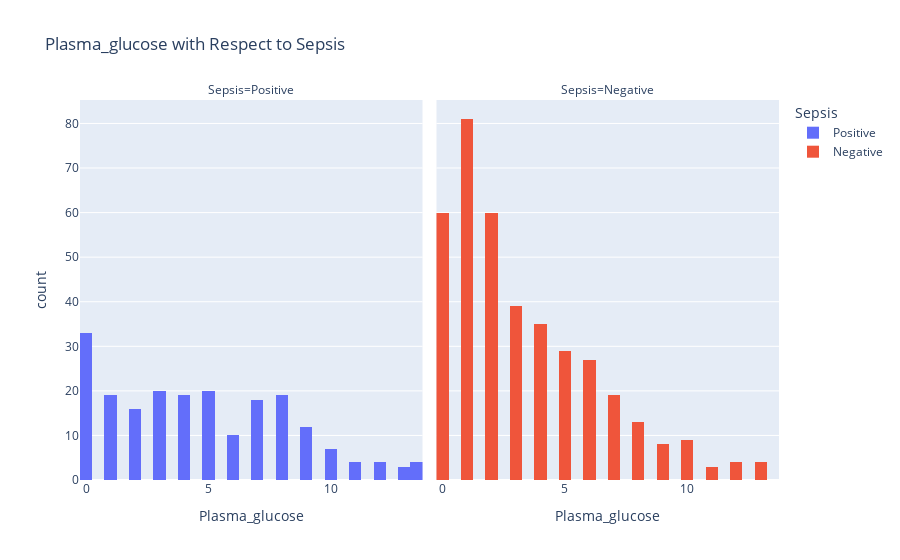
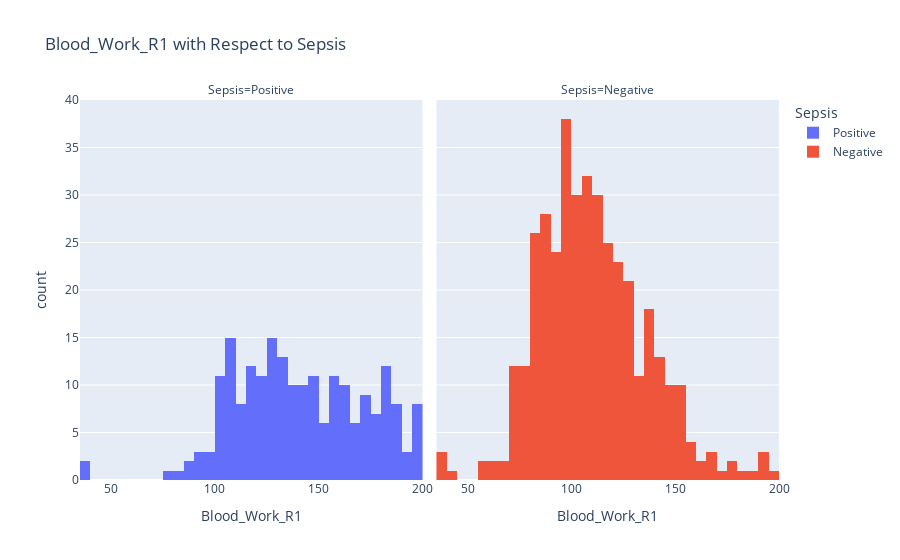
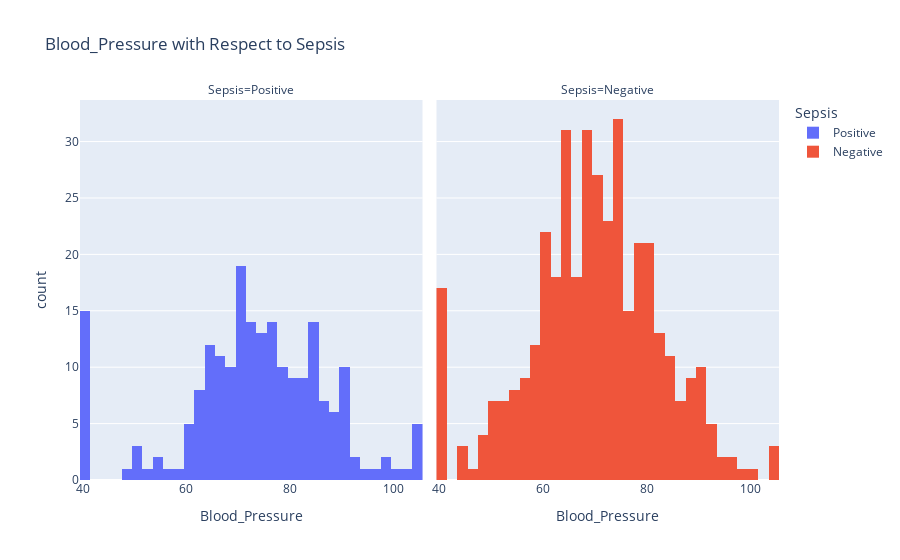
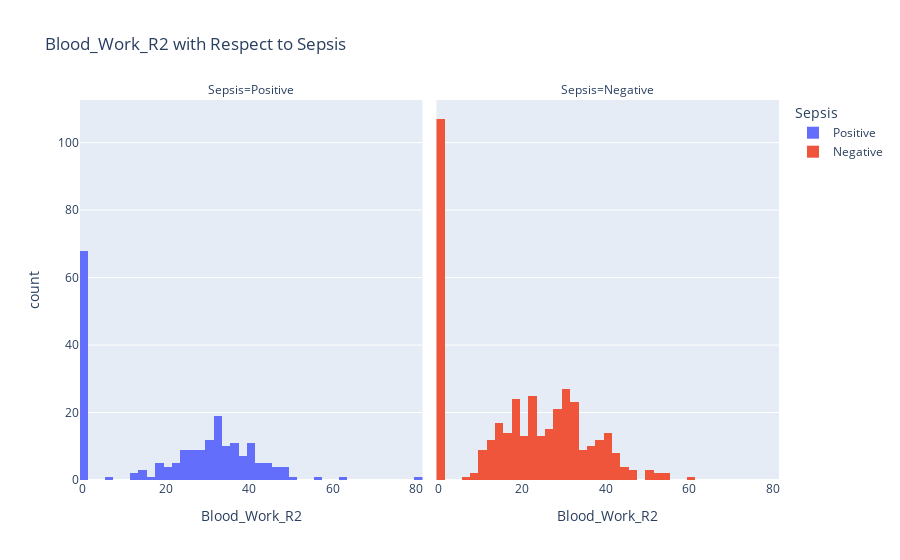

The notebook cell these images were saved under, in order:
### Markdown cell above
#### 5.2.3 visualization of count of other features against sepsis
- Here, we want varify how other features varies in terms of count with respect to the target feature

### Code cell
def create_histograms(data_frame, column_name):
    fig_3 = px.histogram(
        data_frame=data_frame,
        x=column_name,
        color="Sepsis",
        facet_col="Sepsis",
        nbins=50,
        title=f"{column_name} with Respect to Sepsis"
    )
    fig_3.show()

# Assuming your DataFrame is named 'train'
excluded_columns = ["Sepsis", "ID"]  # List of columns to exclude

for column in train.columns:
    if column not in excluded_columns:
        create_histograms(train, column)

### Figure 1 — Plotly figure (JSON) as saved in the notebook; plotly's stock layout.template omitted (floating-point values rounded to 4 significant figures; data arrays with more than 128 entries replaced by an {"elided": "..."} marker saying what was removed)
{"data": [{"alignmentgroup": "True", "bingroup": "x", "hovertemplate": "Sepsis=Positive<br>Plasma_glucose=%{x}<br>count=%{y}<extra></extra>", "legendgroup": "Positive", "marker": {"color": "#636efa", "pattern": {"shape": ""}}, "name": "Positive", "nbinsx": 50, "offsetgroup": "Positive", "orientation": "v", "showlegend": true, "type": "histogram", "x": {"elided": "208 float values"}, "xaxis": "x", "yaxis": "y"}, {"alignmentgroup": "True", "bingroup": "x", "hovertemplate": "Sepsis=Negative<br>Plasma_glucose=%{x}<br>count=%{y}<extra></extra>", "legendgroup": "Negative", "marker": {"color": "#EF553B", "pattern": {"shape": ""}}, "name": "Negative", "nbinsx": 50, "offsetgroup": "Negative", "orientation": "v", "showlegend": true, "type": "histogram", "x": {"elided": "391 int values"}, "xaxis": "x2", "yaxis": "y2"}], "layout": {"annotations": [{"font": {}, "showarrow": false, "text": "Sepsis=Positive", "x": 0.245, "xanchor": "center", "xref": "paper", "y": 1, "yanchor": "bottom", "yref": "paper"}, {"font": {}, "showarrow": false, "text": "Sepsis=Negative", "x": 0.755, "xanchor": "center", "xref": "paper", "y": 1, "yanchor": "bottom", "yref": "paper"}], "barmode": "relative", "legend": {"title": {"text": "Sepsis"}, "tracegroupgap": 0}, "title": {"text": "Plasma_glucose with Respect to Sepsis"}, "xaxis": {"anchor": "y", "domain": [0, 0.49], "title": {"text": "Plasma_glucose"}}, "xaxis2": {"anchor": "y2", "domain": [0.51, 1], "matches": "x", "title": {"text": "Plasma_glucose"}}, "yaxis": {"anchor": "x", "domain": [0, 1], "title": {"text": "count"}}, "yaxis2": {"anchor": "x2", "domain": [0, 1], "matches": "y", "showticklabels": false}}}

### Figure 2 — Plotly figure (JSON) as saved in the notebook; plotly's stock layout.template omitted (floating-point values rounded to 4 significant figures; data arrays with more than 128 entries replaced by an {"elided": "..."} marker saying what was removed)
{"data": [{"alignmentgroup": "True", "bingroup": "x", "hovertemplate": "Sepsis=Positive<br>Blood_Work_R1=%{x}<br>count=%{y}<extra></extra>", "legendgroup": "Positive", "marker": {"color": "#636efa", "pattern": {"shape": ""}}, "name": "Positive", "nbinsx": 50, "offsetgroup": "Positive", "orientation": "v", "showlegend": true, "type": "histogram", "x": {"elided": "208 float values"}, "xaxis": "x", "yaxis": "y"}, {"alignmentgroup": "True", "bingroup": "x", "hovertemplate": "Sepsis=Negative<br>Blood_Work_R1=%{x}<br>count=%{y}<extra></extra>", "legendgroup": "Negative", "marker": {"color": "#EF553B", "pattern": {"shape": ""}}, "name": "Negative", "nbinsx": 50, "offsetgroup": "Negative", "orientation": "v", "showlegend": true, "type": "histogram", "x": {"elided": "391 float values"}, "xaxis": "x2", "yaxis": "y2"}], "layout": {"annotations": [{"font": {}, "showarrow": false, "text": "Sepsis=Positive", "x": 0.245, "xanchor": "center", "xref": "paper", "y": 1, "yanchor": "bottom", "yref": "paper"}, {"font": {}, "showarrow": false, "text": "Sepsis=Negative", "x": 0.755, "xanchor": "center", "xref": "paper", "y": 1, "yanchor": "bottom", "yref": "paper"}], "barmode": "relative", "legend": {"title": {"text": "Sepsis"}, "tracegroupgap": 0}, "title": {"text": "Blood_Work_R1 with Respect to Sepsis"}, "xaxis": {"anchor": "y", "domain": [0, 0.49], "title": {"text": "Blood_Work_R1"}}, "xaxis2": {"anchor": "y2", "domain": [0.51, 1], "matches": "x", "title": {"text": "Blood_Work_R1"}}, "yaxis": {"anchor": "x", "domain": [0, 1], "title": {"text": "count"}}, "yaxis2": {"anchor": "x2", "domain": [0, 1], "matches": "y", "showticklabels": false}}}

### Figure 3 — Plotly figure (JSON) as saved in the notebook; plotly's stock layout.template omitted (floating-point values rounded to 4 significant figures; data arrays with more than 128 entries replaced by an {"elided": "..."} marker saying what was removed)
{"data": [{"alignmentgroup": "True", "bingroup": "x", "hovertemplate": "Sepsis=Positive<br>Blood_Pressure=%{x}<br>count=%{y}<extra></extra>", "legendgroup": "Positive", "marker": {"color": "#636efa", "pattern": {"shape": ""}}, "name": "Positive", "nbinsx": 50, "offsetgroup": "Positive", "orientation": "v", "showlegend": true, "type": "histogram", "x": {"elided": "208 int values"}, "xaxis": "x", "yaxis": "y"}, {"alignmentgroup": "True", "bingroup": "x", "hovertemplate": "Sepsis=Negative<br>Blood_Pressure=%{x}<br>count=%{y}<extra></extra>", "legendgroup": "Negative", "marker": {"color": "#EF553B", "pattern": {"shape": ""}}, "name": "Negative", "nbinsx": 50, "offsetgroup": "Negative", "orientation": "v", "showlegend": true, "type": "histogram", "x": {"elided": "391 int values"}, "xaxis": "x2", "yaxis": "y2"}], "layout": {"annotations": [{"font": {}, "showarrow": false, "text": "Sepsis=Positive", "x": 0.245, "xanchor": "center", "xref": "paper", "y": 1, "yanchor": "bottom", "yref": "paper"}, {"font": {}, "showarrow": false, "text": "Sepsis=Negative", "x": 0.755, "xanchor": "center", "xref": "paper", "y": 1, "yanchor": "bottom", "yref": "paper"}], "barmode": "relative", "legend": {"title": {"text": "Sepsis"}, "tracegroupgap": 0}, "title": {"text": "Blood_Pressure with Respect to Sepsis"}, "xaxis": {"anchor": "y", "domain": [0, 0.49], "title": {"text": "Blood_Pressure"}}, "xaxis2": {"anchor": "y2", "domain": [0.51, 1], "matches": "x", "title": {"text": "Blood_Pressure"}}, "yaxis": {"anchor": "x", "domain": [0, 1], "title": {"text": "count"}}, "yaxis2": {"anchor": "x2", "domain": [0, 1], "matches": "y", "showticklabels": false}}}

### Figure 4 — Plotly figure (JSON) as saved in the notebook; plotly's stock layout.template omitted (floating-point values rounded to 4 significant figures; data arrays with more than 128 entries replaced by an {"elided": "..."} marker saying what was removed)
{"data": [{"alignmentgroup": "True", "bingroup": "x", "hovertemplate": "Sepsis=Positive<br>Blood_Work_R2=%{x}<br>count=%{y}<extra></extra>", "legendgroup": "Positive", "marker": {"color": "#636efa", "pattern": {"shape": ""}}, "name": "Positive", "nbinsx": 50, "offsetgroup": "Positive", "orientation": "v", "showlegend": true, "type": "histogram", "x": {"elided": "208 int values"}, "xaxis": "x", "yaxis": "y"}, {"alignmentgroup": "True", "bingroup": "x", "hovertemplate": "Sepsis=Negative<br>Blood_Work_R2=%{x}<br>count=%{y}<extra></extra>", "legendgroup": "Negative", "marker": {"color": "#EF553B", "pattern": {"shape": ""}}, "name": "Negative", "nbinsx": 50, "offsetgroup": "Negative", "orientation": "v", "showlegend": true, "type": "histogram", "x": {"elided": "391 int values"}, "xaxis": "x2", "yaxis": "y2"}], "layout": {"annotations": [{"font": {}, "showarrow": false, "text": "Sepsis=Positive", "x": 0.245, "xanchor": "center", "xref": "paper", "y": 1, "yanchor": "bottom", "yref": "paper"}, {"font": {}, "showarrow": false, "text": "Sepsis=Negative", "x": 0.755, "xanchor": "center", "xref": "paper", "y": 1, "yanchor": "bottom", "yref": "paper"}], "barmode": "relative", "legend": {"title": {"text": "Sepsis"}, "tracegroupgap": 0}, "title": {"text": "Blood_Work_R2 with Respect to Sepsis"}, "xaxis": {"anchor": "y", "domain": [0, 0.49], "title": {"text": "Blood_Work_R2"}}, "xaxis2": {"anchor": "y2", "domain": [0.51, 1], "matches": "x", "title": {"text": "Blood_Work_R2"}}, "yaxis": {"anchor": "x", "domain": [0, 1], "title": {"text": "count"}}, "yaxis2": {"anchor": "x2", "domain": [0, 1], "matches": "y", "showticklabels": false}}}
